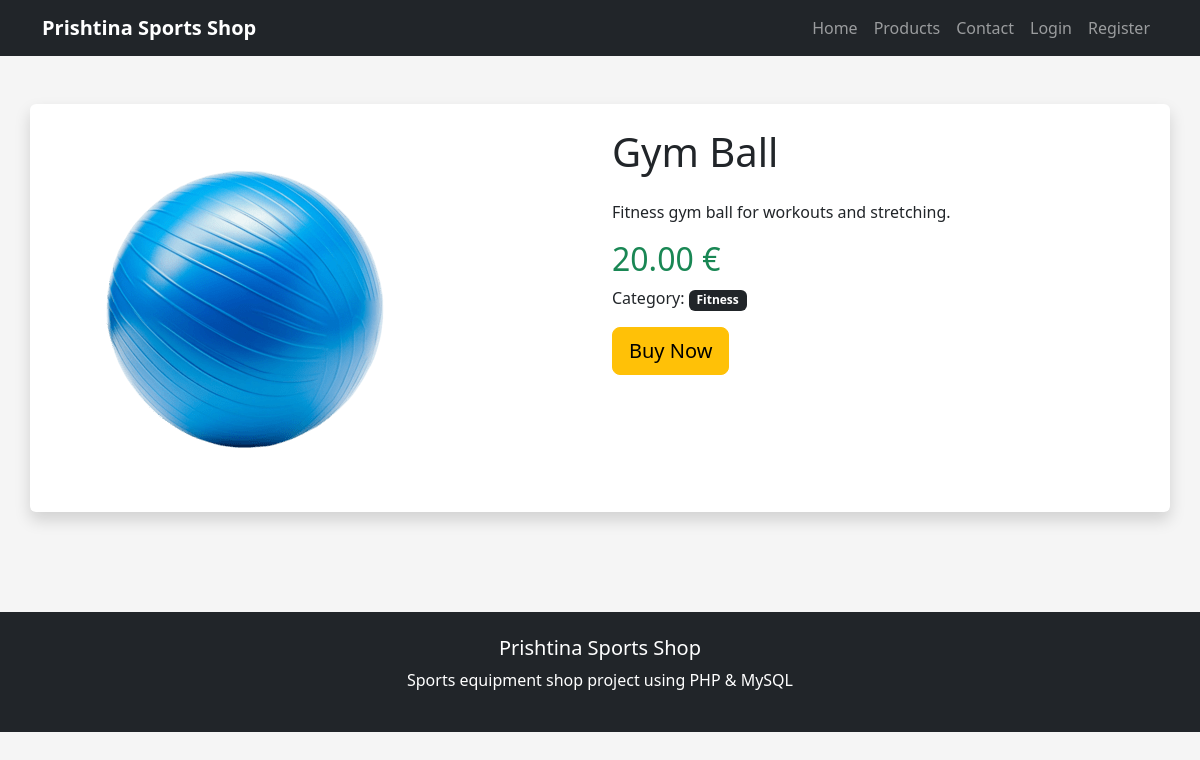
The app's page /product.php?id=3 with its own data.
### tables this page shows
CREATE TABLE products(
id INT AUTO_INCREMENT PRIMARY KEY,
name VARCHAR(100),
description TEXT,
price DECIMAL(10,2),
image VARCHAR(255),
category VARCHAR(100)
);

### product.php (the view, shortened to what this page needs)
<?php
include 'config.php';
if(isset($_GET['id'])){
$id = $_GET['id'];
$stmt = $conn->prepare("SELECT * FROM products WHERE id=?");
$stmt->execute([$id]);
$product = $stmt->fetch();
}
?>
<!DOCTYPE html>
<html>
<head>
<link href="https://cdn.jsdelivr.net/npm/bootstrap@5.3.3/dist/css/bootstrap.min.css" rel="stylesheet">
<link rel="stylesheet" href="style.css">
</head>
<body>
<?php include 'navbar.php'; ?>
<div class="container mt-5">
<?php if($product){ ?>
<div class="row bg-white p-4 rounded shadow">
<div class="col-md-6">
<img src="images/<?php echo $product['image']; ?>" class="img-fluid rounded">
</div>
<div class="col-md-6">
<h1><?php echo $product['name']; ?></h1>
<p class="mt-4"><?php echo $product['description']; ?></p>
<h2 class="text-success"><?php echo $product['price']; ?> €</h2>
<p>
Category:
<span class="badge bg-dark">
<?php echo $product['category']; ?>
</span>
</p>
<button class="btn btn-warning btn-lg">
Buy Now
</button>
</div>
</div>
<?php } else { ?>
<div class="alert alert-danger">
Product not found
</div>
<?php } ?>
</div>
<?php include 'footer.php'; ?>
</body>
</html>

### style.css (style rules this page uses)
body { background:#f5f5f5; }

### records on screen
products: image (picture), name "Gym Ball", description "Fitness gym ball for workouts and stretching.", price "20.00", category "Fitness"
